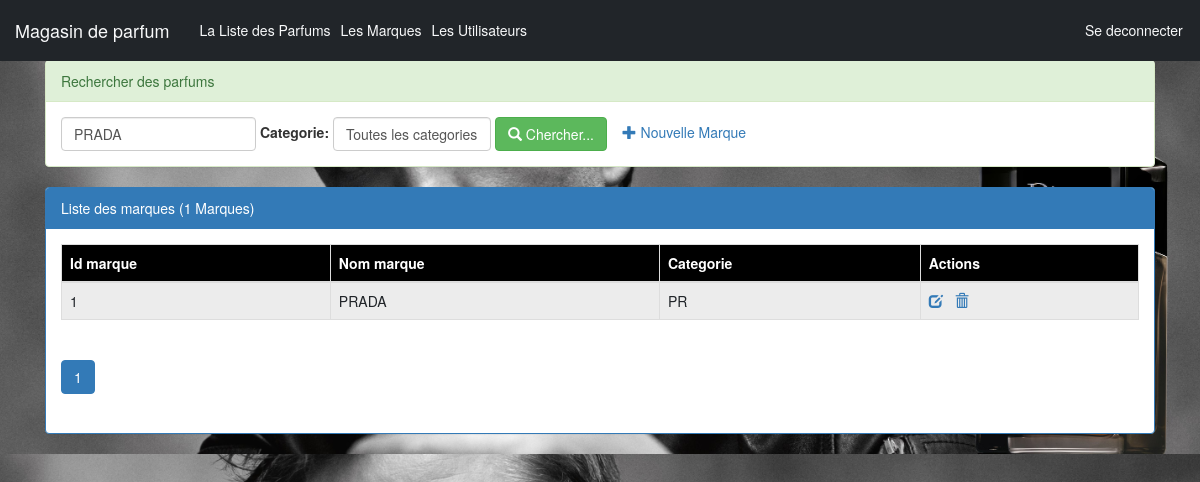
The app's page /pages/Marque.php?nomF=PRADA (signed in) with its own data.
### tables this page shows
create table Marque(
    idMarque int(4) auto_increment primary key,
    nomMarque varchar(50),
    categorie varchar(50)
);

### pages/Marque.php (the view, shortened to what this page needs)
<?php
    require_once("connexiondb.php");
    $nomf=isset($_GET['nomF'])?$_GET['nomF']:"";
    $categorie=isset($_GET['categorie'])?$_GET['categorie']:"all";
    $size=isset($_GET['size'])?$_GET['size']:5;
    $page=isset($_GET['page'])?$_GET['page']:1;
    $offset=($page-1)*$size;
    if($categorie=="all"){
        $requete="select * from Marque
                where nomMarque like '%$nomf%'
                limit $size
                offset $offset";
        $requeteCount="select count(*) countF from Marque
                where nomMarque like '%$nomf%'";
    }
    $resultatF=$pdo->query($requete);
    $resultatCount=$pdo->query($requeteCount);
    $tabCount=$resultatCount->fetch();
    $nbrMarque=$tabCount['countF'];
    $reste=$nbrMarque % $size;
    if($reste===0)
        $nbrPage=$nbrMarque/$size;
    else
        $nbrPage=floor($nbrMarque/$size)+1;
?>
<!DOCTYPE HTML>
<html>
<head>
    <link rel="stylesheet" type="text/css" href="../css/bootstrap.min.css">
    <link rel="stylesheet" type="text/css" href="../css/monstyle.css">
    <link rel="stylesheet" href="https://maxcdn.bootstrapcdn.com/bootstrap/3.4.1/css/bootstrap.min.css">
</head>
<body>
    <?php include("menu.php"); ?>
    <div class="container">
        <div class="panel panel-success margetop">
            <div class="panel-heading">Rechercher des parfums</div>
            <div class="panel-body">
                <form method="get" action="Marque.php" class="form-inline">
                    <div class="form-group">
                        <input type="text" name="nomF"
                               placeholder="Nom de la marque"
                               class="form-control"
                               value="<?php echo $nomf ?>"/>
                    </div>
                    <label for="categorie">Categorie:</label>
                    <select name="categorie" class="form-control" id="categorie"
                            onchange="this.form.submit()">
                        <option value="all" <?php if($categorie==="all") echo "selected" ?>>Toutes les categories</option>
                    </select>
                    <button type="submit" class="btn btn-success">
                        <span class="glyphicon glyphicon-search"></span>
                        Chercher...
                    </button>
                    <?php if ($_SESSION['user']['role']=='ADMIN') {?>
                        <a href="nouvelleMarque.php">
                            <span class="glyphicon glyphicon-plus"></span>
                            Nouvelle Marque
                        </a>
                    <?php } ?>
                </form>
            </div>
        </div>
        <div class="panel panel-primary">
            <div class="panel-heading">Liste des marques (<?php echo $nbrMarque ?> Marques)</div>
            <div class="panel-body">
                <table class="table table-striped table-bordered">
                    <thead>
                        <tr>
                            <th>Id marque</th><th>Nom marque</th><th>Categorie</th>
                            <?php if ($_SESSION['user']['role']== 'ADMIN') {?>
                                <th>Actions</th>
                            <?php }?>
                        </tr>
                    </thead>
                    <tbody>
                        <?php while($Marque=$resultatF->fetch()){ ?>
                            <tr>
                                <td><?php echo $Marque['idMarque'] ?> </td>
                                <td><?php echo $Marque['nomMarque'] ?> </td>
                                <td><?php echo $Marque['categorie'] ?> </td>
                                <?php if ($_SESSION['user']['role']== 'ADMIN') {?>
                                    <td>
                                        <a href="editerMarque.php?idF=<?php echo $Marque['idMarque'] ?>">
                                            <span class="glyphicon glyphicon-edit"></span>
                                        </a>
                                        <a onclick="return confirm('Etes vous sur de vouloir supprimer cette marque')"
                                            href="supprimerMarque.php?idF=<?php echo $Marque['idMarque'] ?>">
                                                <span class="glyphicon glyphicon-trash"></span>
                                        </a>
                                    </td>
                                <?php }?>
                            </tr>
                        <?PHP } ?>
                   </tbody>
                </table>
                <div>
                    <ul class="pagination">
                        <?php for($i=1;$i<=$nbrPage;$i++){ ?>
                            <li class="<?php if($i==$page) echo 'active' ?>">
                                <a href="Marque.php?page=<?php echo $i;?>&nomF=<?php echo $nomf ?>&categorie=<?php echo $categorie ?>">
                                    <?php echo $i; ?>
                                </a>
                            </li>
                        <?php } ?>
                    </ul>
                </div>
            </div>
        </div>
    </div>
</body>
</html>

### css/monstyle.css (style rules this page uses)
.margetop { margin-top: 60px; }

### pages/Marque.php (style rules this page uses)
body { background-image: url('../images/dior2.avif'); background-size: cover; background-position: center; }
table thead { background-color: #000; color: #fff; }

### records on screen
marque: idMarque "1", nomMarque "PRADA", categorie "PR"

### other values on screen
$nbrMarque "1"
